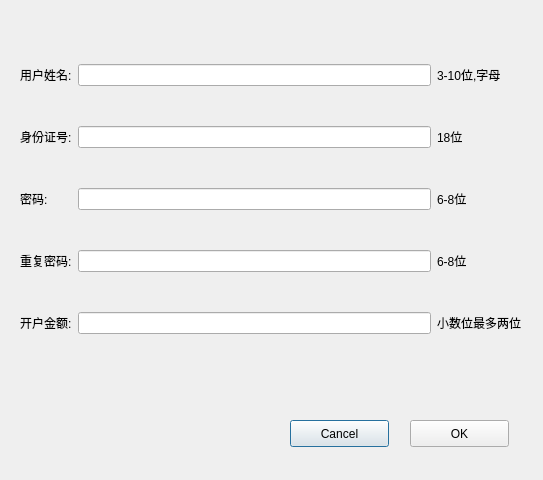
<?xml version="1.0" encoding="UTF-8"?>
<ui version="4.0">
 <class>OpenDialog</class>
 <widget class="QDialog" name="OpenDialog">
  <property name="geometry">
   <rect>
    <x>0</x>
    <y>0</y>
    <width>543</width>
    <height>480</height>
   </rect>
  </property>
  <property name="windowTitle">
   <string>Dialog</string>
  </property>
  <widget class="QPushButton" name="cancel">
   <property name="geometry">
    <rect>
     <x>290</x>
     <y>420</y>
     <width>99</width>
     <height>27</height>
    </rect>
   </property>
   <property name="text">
    <string>Cancel</string>
   </property>
  </widget>
  <widget class="QPushButton" name="confirm">
   <property name="geometry">
    <rect>
     <x>410</x>
     <y>420</y>
     <width>99</width>
     <height>27</height>
    </rect>
   </property>
   <property name="text">
    <string>OK</string>
   </property>
  </widget>
  <widget class="QWidget" name="layoutWidget">
   <property name="geometry">
    <rect>
     <x>20</x>
     <y>30</y>
     <width>501</width>
     <height>341</height>
    </rect>
   </property>
   <layout class="QGridLayout" name="gridLayout">
    <item row="0" column="0">
     <widget class="QLabel" name="label">
      <property name="text">
       <string>用户姓名:</string>
      </property>
     </widget>
    </item>
    <item row="0" column="1">
     <widget class="QLineEdit" name="username"/>
    </item>
    <item row="0" column="2">
     <widget class="QLabel" name="label_6">
      <property name="text">
       <string>3-10位,字母</string>
      </property>
     </widget>
    </item>
    <item row="1" column="0">
     <widget class="QLabel" name="label_2">
      <property name="text">
       <string>身份证号:</string>
      </property>
     </widget>
    </item>
    <item row="1" column="1">
     <widget class="QLineEdit" name="ID"/>
    </item>
    <item row="1" column="2">
     <widget class="QLabel" name="label_7">
      <property name="text">
       <string>18位</string>
      </property>
     </widget>
    </item>
    <item row="2" column="0">
     <widget class="QLabel" name="label_3">
      <property name="text">
       <string>密码:</string>
      </property>
     </widget>
    </item>
    <item row="2" column="1">
     <widget class="QLineEdit" name="passwd">
      <property name="inputMask">
       <string/>
      </property>
      <property name="echoMode">
       <enum>QLineEdit::Password</enum>
      </property>
     </widget>
    </item>
    <item row="2" column="2">
     <widget class="QLabel" name="label_8">
      <property name="text">
       <string>6-8位</string>
      </property>
     </widget>
    </item>
    <item row="3" column="0">
     <widget class="QLabel" name="label_4">
      <property name="text">
       <string>重复密码:</string>
      </property>
     </widget>
    </item>
    <item row="3" column="1">
     <widget class="QLineEdit" name="passwdagain">
      <property name="echoMode">
       <enum>QLineEdit::Password</enum>
      </property>
     </widget>
    </item>
    <item row="3" column="2">
     <widget class="QLabel" name="label_9">
      <property name="text">
       <string>6-8位</string>
      </property>
     </widget>
    </item>
    <item row="4" column="0">
     <widget class="QLabel" name="label_5">
      <property name="text">
       <string>开户金额:</string>
      </property>
     </widget>
    </item>
    <item row="4" column="1">
     <widget class="QLineEdit" name="money"/>
    </item>
    <item row="4" column="2">
     <widget class="QLabel" name="label_10">
      <property name="text">
       <string>小数位最多两位</string>
      </property>
     </widget>
    </item>
   </layout>
  </widget>
 </widget>
 <resources/>
 <connections/>
</ui>
